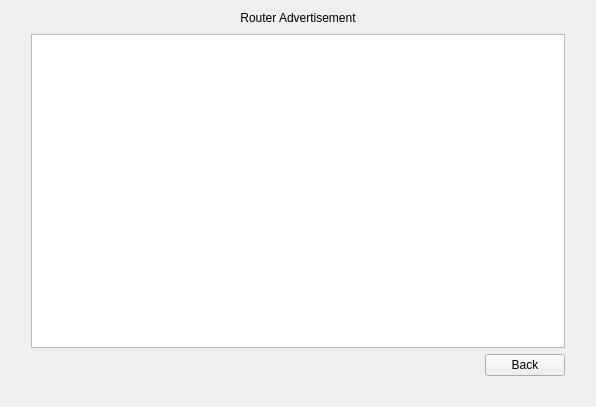
<?xml version="1.0" encoding="UTF-8"?>
<ui version="4.0">
 <class>RouterEdit</class>
 <widget class="QWidget" name="RouterEdit">
  <property name="geometry">
   <rect>
    <x>0</x>
    <y>0</y>
    <width>596</width>
    <height>407</height>
   </rect>
  </property>
  <property name="windowTitle">
   <string>Dialog</string>
  </property>
  <layout class="QVBoxLayout" name="verticalLayout">
   <property name="spacing">
    <number>0</number>
   </property>
   <item>
    <widget class="QLabel" name="label_title">
     <property name="text">
      <string>Router Advertisement</string>
     </property>
     <property name="alignment">
      <set>Qt::AlignCenter</set>
     </property>
    </widget>
   </item>
   <item>
    <widget class="QWidget" name="widget_background" native="true">
     <property name="sizePolicy">
      <sizepolicy hsizetype="Preferred" vsizetype="Expanding">
       <horstretch>0</horstretch>
       <verstretch>0</verstretch>
      </sizepolicy>
     </property>
     <layout class="QVBoxLayout" name="verticalLayout_2">
      <property name="leftMargin">
       <number>20</number>
      </property>
      <property name="rightMargin">
       <number>20</number>
      </property>
      <property name="bottomMargin">
       <number>20</number>
      </property>
      <item>
       <widget class="TableView" name="tableView"/>
      </item>
      <item>
       <layout class="QHBoxLayout" name="horizontalLayout">
        <item>
         <spacer name="horizontalSpacer">
          <property name="orientation">
           <enum>Qt::Horizontal</enum>
          </property>
          <property name="sizeHint" stdset="0">
           <size>
            <width>40</width>
            <height>20</height>
           </size>
          </property>
         </spacer>
        </item>
        <item>
         <widget class="QPushButton" name="pushButton_back">
          <property name="text">
           <string>Back</string>
          </property>
         </widget>
        </item>
       </layout>
      </item>
     </layout>
    </widget>
   </item>
  </layout>
 </widget>
 <customwidgets>
  <customwidget>
   <class>TableView</class>
   <extends>QTableView</extends>
   <header>tableview.h</header>
  </customwidget>
 </customwidgets>
 <resources/>
 <connections/>
</ui>
